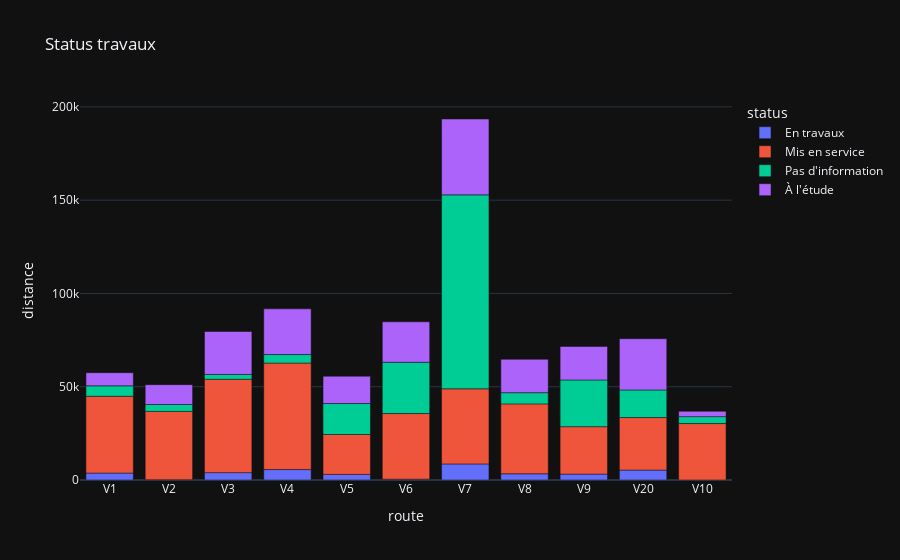

Notebook code for this chart:
### Code cell
fig = px.bar(velo, x='route', y='distance', color='status', title='Status travaux')
fig.show()

### Figure 1 — Plotly figure (JSON) as saved in the notebook; plotly's stock layout.template omitted (floating-point values rounded to 4 significant figures)
{"data": [{"alignmentgroup": "True", "hovertemplate": "status=En travaux<br>route=%{x}<br>distance=%{y}<extra></extra>", "legendgroup": "En travaux", "marker": {"color": "#636efa", "pattern": {"shape": ""}}, "name": "En travaux", "offsetgroup": "En travaux", "orientation": "v", "showlegend": true, "textposition": "auto", "x": ["V1", "V2", "V3", "V4", "V5", "V6", "V7", "V8", "V9", "V20"], "xaxis": "x", "y": [3714.0, 118.0, 3947.0, 5592.0, 3013.0, 446.8, 8610.0, 3320.0, 3157.0, 5307.0], "yaxis": "y", "type": "bar"}, {"alignmentgroup": "True", "hovertemplate": "status=Mis en service<br>route=%{x}<br>distance=%{y}<extra></extra>", "legendgroup": "Mis en service", "marker": {"color": "#EF553B", "pattern": {"shape": ""}}, "name": "Mis en service", "offsetgroup": "Mis en service", "orientation": "v", "showlegend": true, "textposition": "auto", "x": ["V1", "V2", "V3", "V4", "V5", "V6", "V7", "V8", "V9", "V10", "V20"], "xaxis": "x", "y": [41170.0, 36660.0, 50040.0, 57090.0, 21390.0, 35180.0, 40260.0, 37480.0, 25420.0, 30250.0, 28170.0], "yaxis": "y", "type": "bar"}, {"alignmentgroup": "True", "hovertemplate": "status=Pas d'information<br>route=%{x}<br>distance=%{y}<extra></extra>", "legendgroup": "Pas d'information", "marker": {"color": "#00cc96", "pattern": {"shape": ""}}, "name": "Pas d'information", "offsetgroup": "Pas d'information", "orientation": "v", "showlegend": true, "textposition": "auto", "x": ["V1", "V2", "V3", "V4", "V5", "V6", "V7", "V8", "V9", "V10", "V20"], "xaxis": "x", "y": [5594.0, 3697.0, 2596.0, 4564.0, 16580.0, 27490.0, 104000.0, 5999.0, 25060.0, 3711.0, 14800.0], "yaxis": "y", "type": "bar"}, {"alignmentgroup": "True", "hovertemplate": "status=À l'étude<br>route=%{x}<br>distance=%{y}<extra></extra>", "legendgroup": "À l'étude", "marker": {"color": "#ab63fa", "pattern": {"shape": ""}}, "name": "À l'étude", "offsetgroup": "À l'étude", "orientation": "v", "showlegend": true, "textposition": "auto", "x": ["V1", "V2", "V3", "V4", "V5", "V6", "V7", "V8", "V9", "V10", "V20"], "xaxis": "x", "y": [7044.0, 10630.0, 23010.0, 24490.0, 14660.0, 21690.0, 40660.0, 17890.0, 17950.0, 2867.0, 27450.0], "yaxis": "y", "type": "bar"}], "layout": {"xaxis": {"anchor": "y", "domain": [0.0, 1.0], "title": {"text": "route"}}, "yaxis": {"anchor": "x", "domain": [0.0, 1.0], "title": {"text": "distance"}}, "legend": {"title": {"text": "status"}, "tracegroupgap": 0}, "title": {"text": "Status travaux"}, "barmode": "relative"}}
